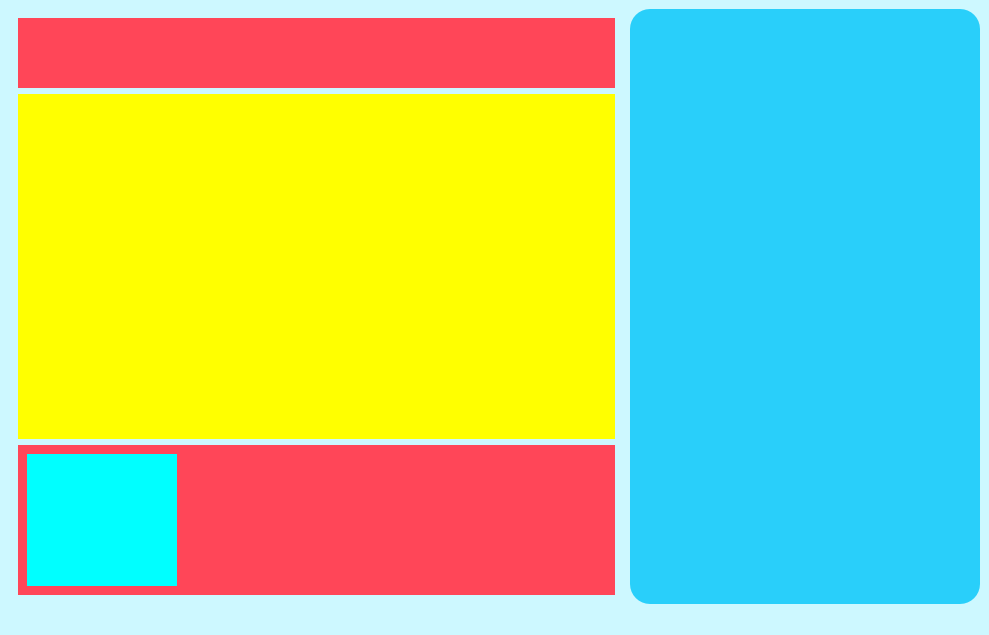
<?xml version="1.0" encoding="UTF-8"?>
<ui version="4.0">
 <class>MainWindow</class>
 <widget class="QMainWindow" name="MainWindow">
  <property name="geometry">
   <rect>
    <x>0</x>
    <y>0</y>
    <width>989</width>
    <height>635</height>
   </rect>
  </property>
  <property name="windowTitle">
   <string>MainWindow</string>
  </property>
  <property name="styleSheet">
   <string notr="true">background-color: rgb(205, 248, 255);
border:none;</string>
  </property>
  <widget class="QWidget" name="centralwidget">
   <layout class="QHBoxLayout" name="horizontalLayout">
    <item>
     <widget class="QFrame" name="frame">
      <property name="frameShape">
       <enum>QFrame::StyledPanel</enum>
      </property>
      <property name="frameShadow">
       <enum>QFrame::Raised</enum>
      </property>
      <layout class="QVBoxLayout" name="verticalLayout">
       <item>
        <widget class="QFrame" name="frame_5">
         <property name="maximumSize">
          <size>
           <width>16777215</width>
           <height>70</height>
          </size>
         </property>
         <property name="styleSheet">
          <string notr="true">background-color: rgb(255, 70, 88);</string>
         </property>
         <property name="frameShape">
          <enum>QFrame::StyledPanel</enum>
         </property>
         <property name="frameShadow">
          <enum>QFrame::Raised</enum>
         </property>
        </widget>
       </item>
       <item>
        <widget class="QFrame" name="frame_4">
         <property name="styleSheet">
          <string notr="true">background-color: rgb(255, 255, 0);</string>
         </property>
         <property name="frameShape">
          <enum>QFrame::StyledPanel</enum>
         </property>
         <property name="frameShadow">
          <enum>QFrame::Raised</enum>
         </property>
         <layout class="QHBoxLayout" name="horizontalLayout_2">
          <item>
           <widget class="QFrame" name="frame_6">
            <property name="maximumSize">
             <size>
              <width>200</width>
              <height>16777215</height>
             </size>
            </property>
            <property name="frameShape">
             <enum>QFrame::StyledPanel</enum>
            </property>
            <property name="frameShadow">
             <enum>QFrame::Raised</enum>
            </property>
           </widget>
          </item>
          <item>
           <widget class="QFrame" name="frame_7">
            <property name="frameShape">
             <enum>QFrame::StyledPanel</enum>
            </property>
            <property name="frameShadow">
             <enum>QFrame::Raised</enum>
            </property>
           </widget>
          </item>
         </layout>
        </widget>
       </item>
       <item>
        <widget class="QFrame" name="frame_3">
         <property name="maximumSize">
          <size>
           <width>16777215</width>
           <height>150</height>
          </size>
         </property>
         <property name="styleSheet">
          <string notr="true">background-color: rgb(255, 70, 88);</string>
         </property>
         <property name="frameShape">
          <enum>QFrame::StyledPanel</enum>
         </property>
         <property name="frameShadow">
          <enum>QFrame::Raised</enum>
         </property>
         <layout class="QHBoxLayout" name="horizontalLayout_3">
          <item>
           <widget class="QFrame" name="frame_9">
            <property name="maximumSize">
             <size>
              <width>150</width>
              <height>16777215</height>
             </size>
            </property>
            <property name="styleSheet">
             <string notr="true">background-color: rgb(0, 255, 255);</string>
            </property>
            <property name="frameShape">
             <enum>QFrame::StyledPanel</enum>
            </property>
            <property name="frameShadow">
             <enum>QFrame::Raised</enum>
            </property>
           </widget>
          </item>
          <item>
           <widget class="QFrame" name="frame_8">
            <property name="frameShape">
             <enum>QFrame::StyledPanel</enum>
            </property>
            <property name="frameShadow">
             <enum>QFrame::Raised</enum>
            </property>
           </widget>
          </item>
         </layout>
        </widget>
       </item>
      </layout>
     </widget>
    </item>
    <item>
     <widget class="QFrame" name="frame_2">
      <property name="maximumSize">
       <size>
        <width>350</width>
        <height>16777215</height>
       </size>
      </property>
      <property name="styleSheet">
       <string notr="true">background-color: rgb(41, 207, 250);
border-radius:20px;</string>
      </property>
      <property name="frameShape">
       <enum>QFrame::StyledPanel</enum>
      </property>
      <property name="frameShadow">
       <enum>QFrame::Raised</enum>
      </property>
      <layout class="QVBoxLayout" name="verticalLayout_2">
       <item>
        <widget class="QFrame" name="frame_10">
         <property name="frameShape">
          <enum>QFrame::StyledPanel</enum>
         </property>
         <property name="frameShadow">
          <enum>QFrame::Raised</enum>
         </property>
        </widget>
       </item>
       <item>
        <widget class="QFrame" name="frame_13">
         <property name="frameShape">
          <enum>QFrame::StyledPanel</enum>
         </property>
         <property name="frameShadow">
          <enum>QFrame::Raised</enum>
         </property>
        </widget>
       </item>
       <item>
        <widget class="QFrame" name="frame_11">
         <property name="frameShape">
          <enum>QFrame::StyledPanel</enum>
         </property>
         <property name="frameShadow">
          <enum>QFrame::Raised</enum>
         </property>
        </widget>
       </item>
       <item>
        <widget class="QFrame" name="frame_14">
         <property name="frameShape">
          <enum>QFrame::StyledPanel</enum>
         </property>
         <property name="frameShadow">
          <enum>QFrame::Raised</enum>
         </property>
        </widget>
       </item>
       <item>
        <widget class="QFrame" name="frame_12">
         <property name="frameShape">
          <enum>QFrame::StyledPanel</enum>
         </property>
         <property name="frameShadow">
          <enum>QFrame::Raised</enum>
         </property>
        </widget>
       </item>
      </layout>
     </widget>
    </item>
   </layout>
  </widget>
  <widget class="QStatusBar" name="statusbar"/>
 </widget>
 <resources/>
 <connections/>
</ui>
